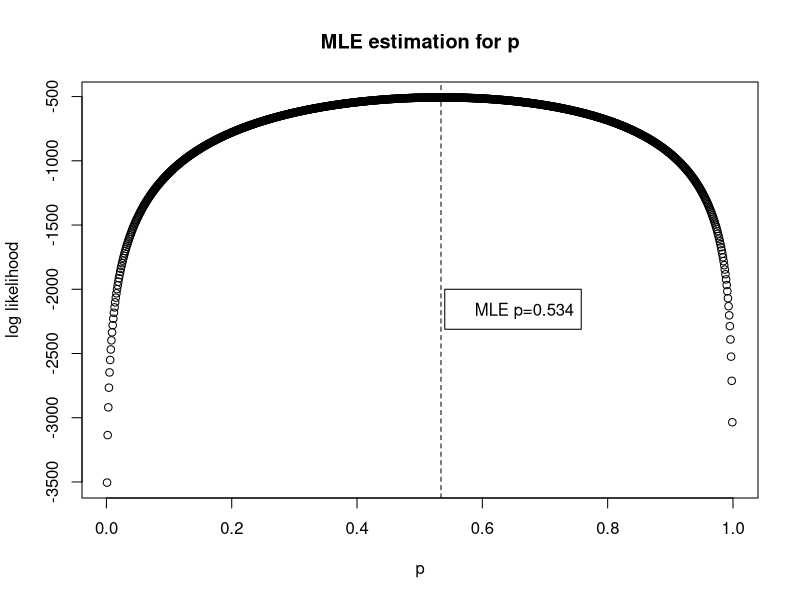
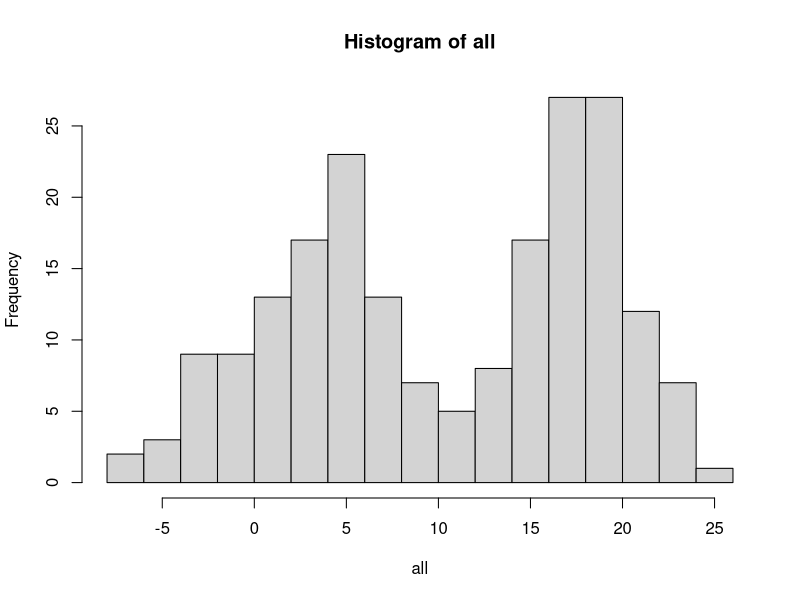
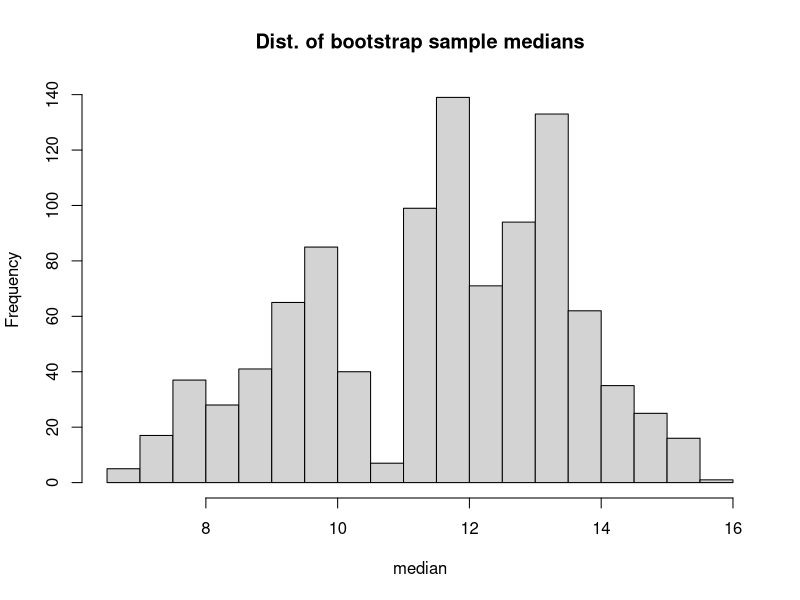

Reproduce these figures in R, in order.
# Aula 24 - Estatística Inferencial II

# Estimativa pela Máxima Verossimilhança

# Um uso bem comum da estimativa da MV na genética é
# estimar a frequência alélica de um gene em uma população 
# que se encontra em equilíbrio de Hardy-Weinberg.
# Para um gene com dois alelos ("A" e "a"), a frequência dos
# genótipos será p^2 (AA), 2pq (Aa) e q^2 (aa).
# A verossimilhança para este problema segue uma distribuição
# multinomial onde V(p) é proporcional a:

# p^(2nAA)*(2p(1-p))^(nAa)*(1-p)^(2naa)

# Podemos escrever esta função na forma logaritmica:

# log(V(p)) = 2nAA*log(p)+nAa*log(2p(1-p))+2naa*log(1-p)

# Suponha que nós coletamos dados de 500 indivíduos de uma
# população que está em equilíbrio de HW e obtivemos a seguinte
# quantidade de cada genótipo:
# AA - 134
# Aa - 266
# aa - 100

# Qual seria a estimativa da máxima verossimilhança para o parâmetro
# p dado os dados?

#Criando um vetor com os valores de p
p<-1:1000/1000

# Criando um vetor que armazenará os valores log da verossimilhança
lik<-vector(length=1000)

#Entrando com os dados
n1<-134 # nAA
n2<-266 # nAa
n3<-100 # naa

#Dado os dados, avaliar a verossimilhança para cada valor de p
for(i in 1:1000){
  lik[i]<-2*n1*log(p[i])+n2*log(2*p[i]*(1-p[i]))+2*n3*log(1-p[i])
}

# Utilizando a função which para determinar o valor máximo da verossimilhança
which(lik==max(lik))

# Valor máximo da verossimilhança encontrado  
lik[534]

# Estimativa da máxima verossimilhança para p
p[534]

# Plotar o resultado
plot(p,lik,xlab="p",ylab="log likelihood", main="MLE estimation for p")
abline(v=p[534],lty=2)
legend(x=0.54,y=-2000,legend="MLE p=0.534")

# Exercício

# O sistema ABO de sangue é codificado por um gene que possui 
# três alelos. Os alelos A e B são codominantes entre eles e 
# o alelo O é recessivo. Um pesquisador possui dados de tipo
# sanguineo de 2000 pessoas. Tendo estes dados em mãos, utilize
# a máxima verossimilhança para a frequência alélica de cada alelo.

A<-750
B<-250
AB<-75
O<-925

################################

# Intervalo de Confiança

# 20 amostras aleatórias de uma distribuição normal padrão
x<-rnorm(20,0,1)

# Calcular média e desvio padrão
xBar<-mean(x)
s <- sd(x)
se<- s/(20^.5)
xBar
se

# Distribuição da média de uma amostragem pequena pode 
# ser modelada utilizando a distribuição t com n-1 grau
# de liberdade (pois precisamos estimar o desvio padrão).
# Considerando alfa=0.05 e distribuindo o alfa nas duas
# extremidades da distribuição:
test<-qt(0.975,19)
test

# Calculando as margens do IC95:
clLower<-xBar-se*test
clLower
clUpper<-xBar+se*test
clUpper

##################################

# Bootstrapping

# criando dados irregulares
x<-rnorm(100,3,4)
y<-rnorm(100,18,3)
all<-c(x,y)
hist(all,nclass=20)

n<-length(all)
nsample=1000
# criar matriz que conterá as amostragens do bootstrap
# cada linha representa uma amostragem do bootstrap;
# cada coluna representa a posição das amostras em cada amostragem.
bootsamples<-matrix(nrow=nsample,ncol=n)

# realizar a amostragem do bootstrap. 
for(i in 1:nsample){
  bootsamples[i,]<-sample(all,n,replace=T)
}

# criar vetor que armazenará as medianas
bootmedstar<-vector(length=nsample)

# calcular a mediana das amostras do bootstrap
for(i in 1:nsample){
  bootmedstar[i]<-median(bootsamples[i,])
}

# verificar a distribuição das medianas
hist(bootmedstar,nclass=20,xlab="median",main="Dist. of bootstrap sample medians")

# calcular o desvio padrão das medianas
sd(bootmedstar) 
# este seria erro padrão do bootstrap para a mediana amostral;
# ele pode servir como uma medida de dispersão do valor central da
# expressão gênica dos dados originais.
